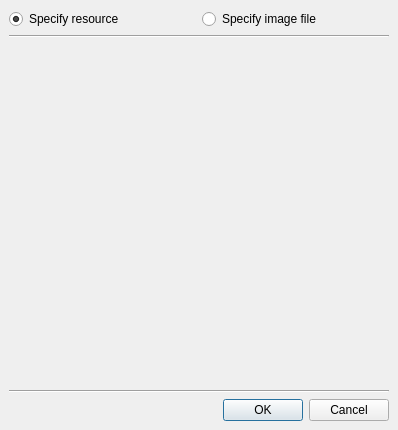
<ui version="4.0" >
 <comment>*********************************************************************
**
** Copyright (C) 1992-2007 Trolltech ASA. All rights reserved.
**
** This file is part of the Qt Designer of the Qt Toolkit.
**
** This file may be used under the terms of the GNU General Public
** License version 2.0 as published by the Free Software Foundation
** and appearing in the file LICENSE.GPL included in the packaging of
** this file.  Please review the following information to ensure GNU
** General Public Licensing requirements will be met:
** http://www.trolltech.com/products/qt/opensource.html
**
** If you are unsure which license is appropriate for your use, please
** review the following information:
** http://www.trolltech.com/products/qt/licensing.html or contact the
** sales department at sales@trolltech.com.
**
** This file is provided AS IS with NO WARRANTY OF ANY KIND, INCLUDING THE
** WARRANTY OF DESIGN, MERCHANTABILITY AND FITNESS FOR A PARTICULAR PURPOSE.
**
*********************************************************************</comment>
 <class>qdesigner_internal::FindIconDialog</class>
 <widget class="QDialog" name="qdesigner_internal::FindIconDialog" >
  <property name="geometry" >
   <rect>
    <x>0</x>
    <y>0</y>
    <width>398</width>
    <height>430</height>
   </rect>
  </property>
  <property name="windowTitle" >
   <string>Find Icon</string>
  </property>
  <layout class="QVBoxLayout" >
   <property name="margin" >
    <number>9</number>
   </property>
   <property name="spacing" >
    <number>6</number>
   </property>
   <item>
    <layout class="QHBoxLayout" >
     <property name="margin" >
      <number>0</number>
     </property>
     <property name="spacing" >
      <number>6</number>
     </property>
     <item>
      <widget class="QRadioButton" name="m_specify_resource_input" >
       <property name="text" >
        <string>Specify resource</string>
       </property>
       <property name="checked" >
       <bool>true</bool>
       </property>
      </widget>
     </item>
      <item>
      <widget class="QRadioButton" name="m_specify_file_input" >
       <property name="text" >
        <string>Specify image file</string>
       </property>
      </widget>
     </item>
    </layout>
   </item>
   <item>
    <widget class="Line" name="line" >
     <property name="orientation" >
      <enum>Qt::Horizontal</enum>
     </property>
    </widget>
   </item>
   <item>
    <widget class="QStackedWidget" name="m_widget_stack" >
     <property name="currentIndex" >
      <number>0</number>
     </property>
     <widget class="QWidget" name="page1" />
     <widget class="QWidget" name="page2" >
      <layout class="QVBoxLayout" >
       <property name="margin" >
        <number>9</number>
       </property>
       <property name="spacing" >
        <number>6</number>
       </property>
       <item>
        <layout class="QHBoxLayout" >
         <property name="margin" >
          <number>0</number>
         </property>
         <property name="spacing" >
          <number>6</number>
         </property>
         <item>
          <widget class="QComboBox" name="m_file_input" >
           <property name="editable" >
            <bool>true</bool>
           </property>
           <property name="insertPolicy" >
            <enum>QComboBox::NoInsert</enum>
           </property>
           <property name="autoCompletion" >
            <bool>false</bool>
           </property>
          </widget>
         </item>
         <item>
          <widget class="QToolButton" name="m_cd_up_button" >
           <property name="text" >
            <string>Parent directory</string>
           </property>
           <property name="icon" >
            <iconset/>
           </property>
          </widget>
         </item>
        </layout>
       </item>
       <item>
        <widget class="QListWidget" name="m_icon_view" >
         <property name="iconSize" >
          <size>
           <width>24</width>
           <height>24</height>
          </size>
         </property>
        </widget>
       </item>
      </layout>
     </widget>
    </widget>
   </item>
   <item>
    <widget class="Line" name="line_2" >
     <property name="orientation" >
      <enum>Qt::Horizontal</enum>
     </property>
    </widget>
   </item>
   <item>
    <widget class="QDialogButtonBox" name="buttonBox" >
     <property name="orientation" >
      <enum>Qt::Horizontal</enum>
     </property>
     <property name="standardButtons" >
      <set>QDialogButtonBox::Cancel|QDialogButtonBox::NoButton|QDialogButtonBox::Ok</set>
     </property>
    </widget>
   </item>
  </layout>
 </widget>
 <resources>
  <include location="../../designer/designer.qrc" />
  <include location="../../components/formeditor/formeditor.qrc" />
 </resources>
 <connections>
  <connection>
   <sender>buttonBox</sender>
   <signal>accepted()</signal>
   <receiver>qdesigner_internal::FindIconDialog</receiver>
   <slot>accept()</slot>
   <hints>
    <hint type="sourcelabel" >
     <x>72</x>
     <y>402</y>
    </hint>
    <hint type="destinationlabel" >
     <x>91</x>
     <y>373</y>
    </hint>
   </hints>
  </connection>
  <connection>
   <sender>buttonBox</sender>
   <signal>rejected()</signal>
   <receiver>qdesigner_internal::FindIconDialog</receiver>
   <slot>reject()</slot>
   <hints>
    <hint type="sourcelabel" >
     <x>287</x>
     <y>404</y>
    </hint>
    <hint type="destinationlabel" >
     <x>191</x>
     <y>385</y>
    </hint>
   </hints>
  </connection>
 </connections>
</ui>
